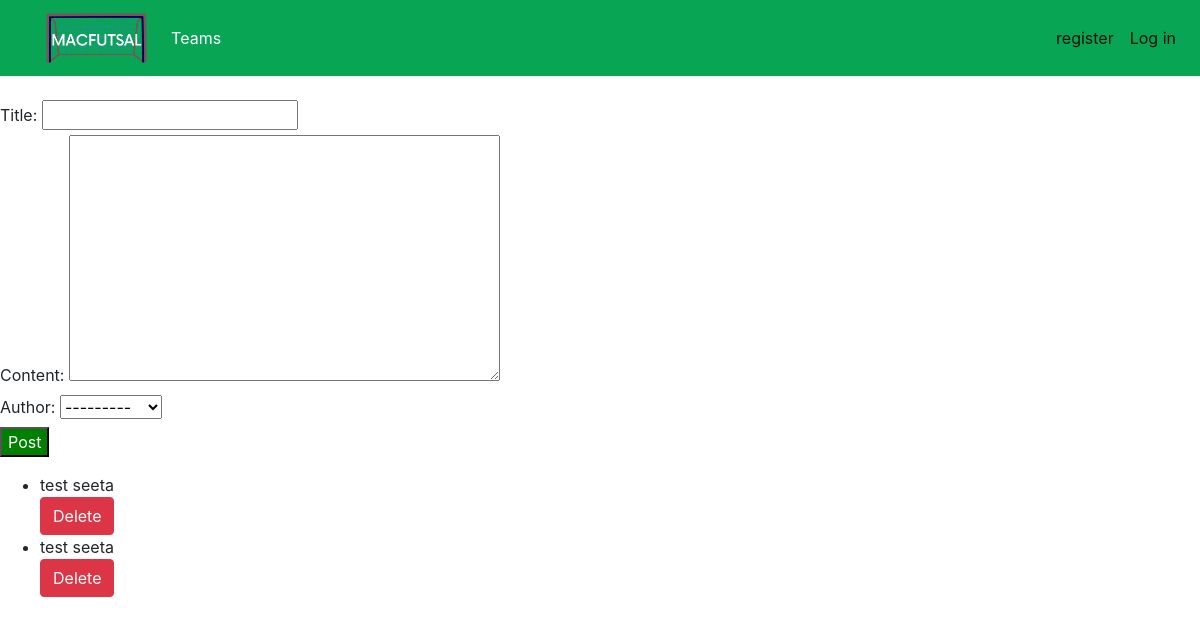
The app's page /adminpanel/admin_view/Posts/ with its own data.
### adminpanel/models.py (models this page shows, shortened)
class Posts(models.Model):
    title = models.CharField(max_length=100)
    content = models.TextField()
    created_at = models.DateTimeField(auto_now_add=True)
    author = models.ForeignKey( User, on_delete=models.CASCADE)

### adminpanel/views.py (the view)
# urls.py: path('adminpanel/admin_view/Posts/', post_page , name='post_page'),
def post_page(request):
    form = PostForm()
    posts = Posts.objects.all()
    if request.method == "POST":
        form = PostForm(request.POST)
        if form.is_valid():
            form.save()
    context = {
        "form":form,
        "posts":posts,
    }
    return render(request,'adminpanel/Template/admin/Posts_and_Updates.html',context)

### adminpanel/forms.py
class PostForm(forms.ModelForm):
    class Meta:
        model = Posts
        fields = "__all__"

### login/context_processors.py (called while the page is built)
def groups(request):
    user = request.user
    return {
        'is_Class_Coordinator': user.groups.filter(name='Class Coordinator').exists(),
        'is_System_Handler': user.groups.filter(name='System Handler').exists(),
        'is_adminpanel': user.groups.filter(name='adminpanel').exists(),
    }

### adminpanel/Template/Admin/Posts_and_Updates.html (shortened to what this page needs)
<div>
  {% extends 'base.html' %}
  {% block main %} <br>
    <form method="post">
      {{form.as_div}}
      <button type="submit" style="background-color:green; color:rgb(255, 255, 255)" >Post</button>
    </form>
    <ul>
      {% for post in posts %}
      <li>
        {{post.title}}
        {{post.author}}
      </li>
      <a href="{% url 'adminpanel:delete_post' post.id %}" class="btn btn-danger">Delete</a>
      {% endfor %}
    </ul>
  {% endblock %}

### records on screen
Posts: title "test", author "seeta"
Posts: title "test", author "seeta"
